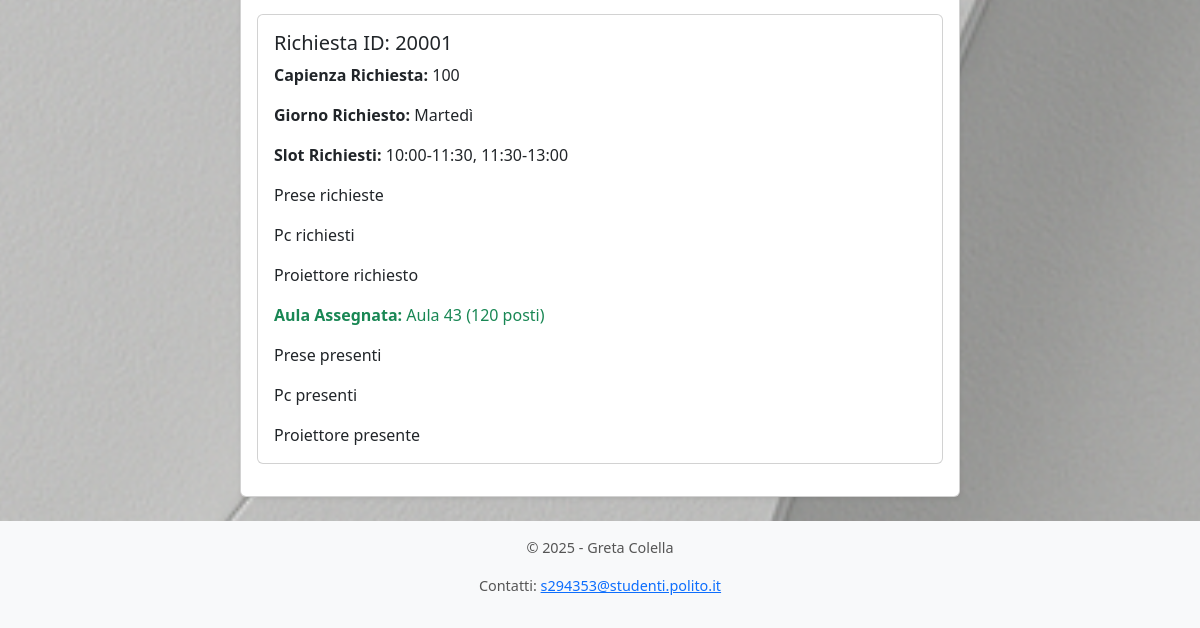
The app's page /myaccount (signed in, lower part), older data.
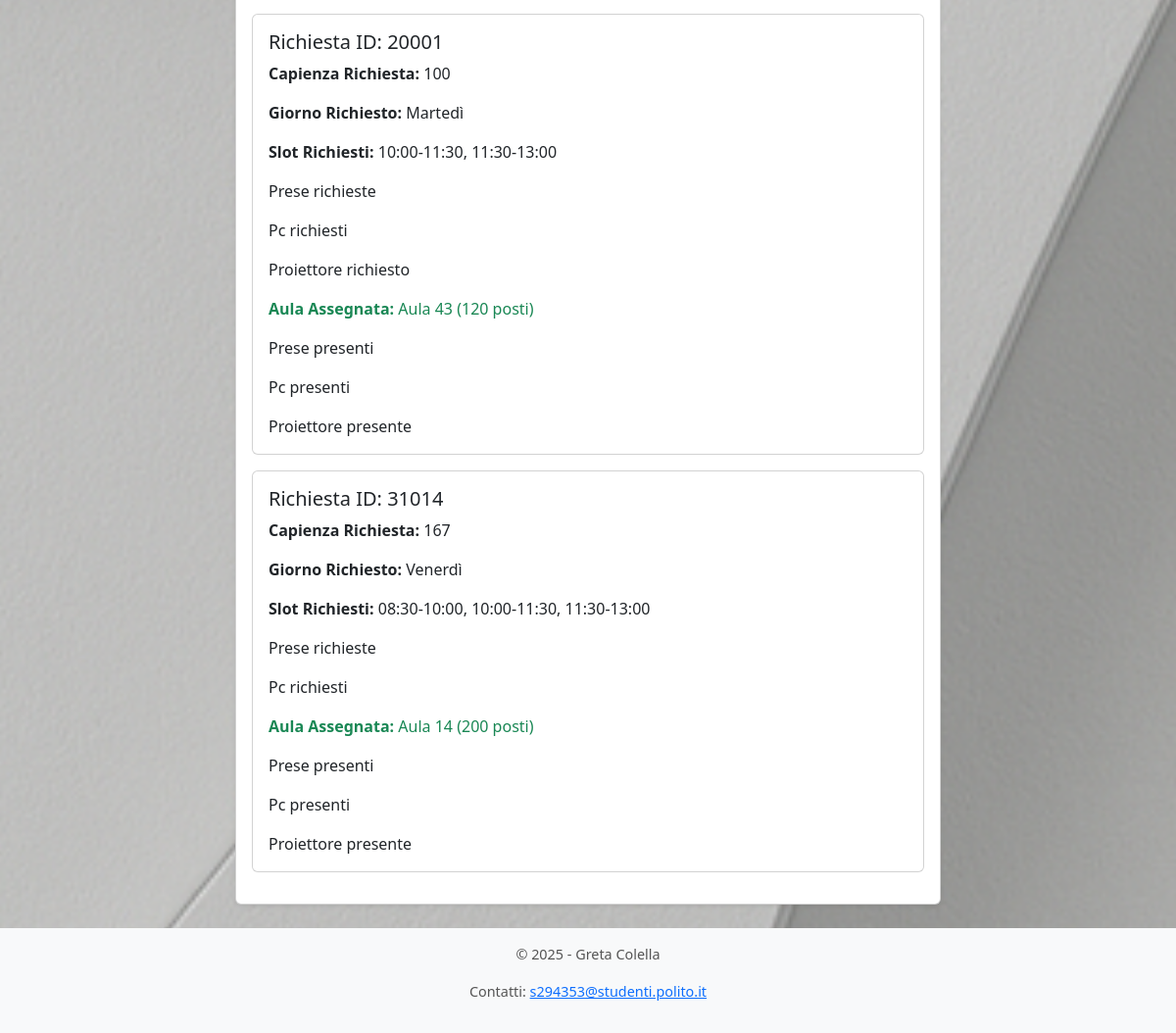
The same page, newer data.
### tables this page shows
CREATE TABLE richiesta (
    id INTEGER PRIMARY KEY AUTOINCREMENT,
    idProf INTEGER NOT NULL,
    capienza INTEGER NOT NULL,
    slots TEXT NOT NULL,
    giorno TEXT NOT NULL,
    prese INTEGER NOT NULL DEFAULT 0,
    pc INTEGER NOT NULL DEFAULT 0,
    proiettore INTEGER NOT NULL DEFAULT 0,
    FOREIGN KEY (idProf) REFERENCES "user"(id)
);

### app.py (the view)
@app.route('/myaccount')
@login_required
def myaccount():
    if current_user.id != 0:
        mie_richieste = richieste_dao.get_richieste_by_idProf(current_user.id)
        assegnazioni = assegnazione_dao.get_assegnazioni()
        richieste_con_dettagli = []
        for richiesta in mie_richieste:
            slot_ids = [int(s) for s in richiesta['slots'].split(',')]
            descrizione_slots = slot_dao.get_descrizione_slot_by_ids(slot_ids)
            aula_assegnata = next((a for a in assegnazioni if a['id_richiesta'] == richiesta['id']), None)
            aula_info = None
            if aula_assegnata:
                aula_info = aule_dao.get_aula_by_id(aula_assegnata['id_aula'])
            richieste_con_dettagli.append({
                'id': richiesta['id'],
                'capienza': richiesta['capienza'],
                'giorno': richiesta['giorno'],
                'slots': descrizione_slots,
                'prese': richiesta['prese'],
                'pc': richiesta['pc'],
                'proiettore': richiesta['proiettore'],
                'aula': aula_info['id'] if aula_info else None,
                'capienza_aula': aula_info['capienza'] if aula_info else None,
                'prese_aula': aula_info['prese'] if aula_info else None,
                'pc_aula': aula_info['pc'] if aula_info else None,
                'proiettore_aula': aula_info['proiettore'] if aula_info else None,
                })
        return render_template('myaccount.html', richieste=richieste_con_dettagli)
    else:
        flash("Accesso non consentito per l'amministratore.", "danger")
        return redirect(url_for('home'))

### app.py (called while the page is built)
@login_manager.user_loader
def load_user(user_id):
    db_user = users_dao.get_user_by_id(user_id)
    if db_user is not None:
        user = User(id=db_user['id'],  nome=db_user['nome'], cognome=db_user['cognome'], email=db_user['email'],	password=db_user['password'] )
    else:
        user = None
    return user

### assegnazione_dao.py (called while the page is built)
def get_assegnazioni():
    conn = sqlite3.connect('db/assegnaAule.db')
    conn.row_factory = sqlite3.Row
    cursor = conn.cursor()
    sql = 'SELECT * FROM assegnazione'
    cursor.execute(sql)
    assegnazioni = cursor.fetchall()
    cursor.close()
    conn.close()
    return assegnazioni

### aule_dao.py (called while the page is built)
def get_aula_by_id(id):
    conn = sqlite3.connect('db/assegnaAule.db')
    conn.row_factory = sqlite3.Row
    cursor = conn.cursor()
    sql = 'SELECT * FROM aula WHERE id = ? '
    cursor.execute(sql, (id,))
    aula = cursor.fetchone()
    cursor.close()
    conn.close()
    return aula

### richieste_dao.py (called while the page is built)
def get_richieste_by_idProf(idProf):
    conn = sqlite3.connect('db/assegnaAule.db')
    conn.row_factory = sqlite3.Row
    cursor = conn.cursor()
    sql = 'SELECT * FROM richiesta WHERE idProf = ?'
    cursor.execute(sql, (idProf,))
    richieste = cursor.fetchall()
    cursor.close()
    conn.close()
    return richieste

### slot_dao.py (called while the page is built)
def get_slot_by_id(slot_id):
    conn = sqlite3.connect('db/assegnaAule.db')
    conn.row_factory = sqlite3.Row
    cursor = conn.cursor()
    sql = 'SELECT * FROM slot WHERE id = ?'
    cursor.execute(sql, (slot_id,))
    slot = cursor.fetchone()
    cursor.close()
    conn.close()
    return slot

def get_descrizione_slot_by_ids(slot_ids):
    descrizioni = []
    for slot_id in slot_ids:
        slot = get_slot_by_id(slot_id)
        if slot:
            ora_inizio = slot['ora_inizio']
            ora_fine = slot['ora_fine']
            descrizioni.append(f" {ora_inizio}-{ora_fine}")
    return ", ".join(descrizioni)

### users_dao.py (called while the page is built)
def get_user_by_id(id):
    conn = sqlite3.connect('db/assegnaAule.db')
    conn.row_factory = sqlite3.Row
    cursor = conn.cursor()
    sql = 'SELECT * FROM user WHERE id = ?'
    cursor.execute(sql, (id,))
    user = cursor.fetchone()
    cursor.close()
    conn.close()
    return user

### templates/myAccount.html (shortened to what this page needs)
{% extends "base.html" %}
{% block content %}
<div class="container">
    <div class="row justify-content-center">
        <div class="col-md-8">
            <div class="card shadow-sm">
                <div class="card-body">
                    {% if richieste and richieste|length > 0 %}
                       {% for richiesta in richieste %}
                        <div class="card mb-3">
                            <div class="card-body">
                                <h5 class="card-title">Richiesta ID: {{ richiesta.id }}</h5>
                                <p class="card-text"><strong>Capienza Richiesta:</strong> {{ richiesta.capienza }}</p>
                                <p class="card-text"><strong>Giorno Richiesto:</strong> {{ richiesta.giorno }}</p>
                                <p class="card-text"><strong>Slot Richiesti:</strong> {{ richiesta.slots }}</p>
                                {%if richiesta.prese == 1%}
                                <p class="card-text">Prese richieste</p>
                                {% endif %}
                                {%if richiesta.pc == 1%}
                                <p class="card-text">Pc richiesti</p>
                                {% endif %}
                                {%if richiesta.proiettore == 1%}
                                <p class="card-text">Proiettore richiesto</p>
                                {% endif %}
                                {% if richiesta.aula %}
                                    <p class="card-text text-success"><strong>Aula Assegnata:</strong> Aula {{ richiesta.aula }} ({{ richiesta.capienza_aula }} posti)</p>
                                    {%if richiesta.prese_aula == 1%}
                                    <p class="card-text">Prese presenti</p>
                                    {% endif %}
                                    {%if richiesta.pc_aula == 1%}
                                    <p class="card-text">Pc presenti</p>
                                    {% endif %}
                                    {%if richiesta.proiettore_aula == 1%}
                                    <p class="card-text">Proiettore presente</p>
                                    {% endif %}
                                {% else %}
                                    <p class="card-text text-danger"><strong>Aula Assegnata:</strong> Non ancora assegnata</p>
                                {% endif %}
                            </div>
                        </div>
                        {% endfor %}
                    {% else %}
                        <p class="text-center">Non hai ancora effettuato richieste.</p>
                    {% endif %}
                </div>
            </div>
        </div>
    </div>
</div>
{% endblock %}

### templates/base.html (shortened to what this page needs)
<!DOCTYPE html>
<html lang="it">
<head>
    <link href="https://cdn.jsdelivr.net/npm/bootstrap@5.3.0-alpha1/dist/css/bootstrap.min.css" rel="stylesheet">
    <link rel="stylesheet" href="{{ url_for('static', filename='css/style.css') }}">
</head>
<body>
    <div class="wrapper">
        <main class="content container my-4">
            {% block content %}{% endblock %}
        </main>
        <footer class="custom-footer">
            <div class="container">
                <p>&copy; 2025 - Greta Colella</p>
                <p>Contatti: <a href="mailto:s294353@studenti.polito.it">s294353@studenti.polito.it</a></p>
            </div>
        </footer>
    </div>
</body>
</html>

### static/css/style.css (style rules this page uses)
.custom-footer { background-color: #f8f9fa; text-align: center; padding: 1rem 0; margin-top: auto; }
body { background-image: url("../sfondo.png"); background-size: cover; background-repeat: no-repeat; background-attachment: fixed; background-position: center; }
html, body { height: 100%; margin: 0; padding: 0; }
.wrapper { min-height: 100vh; display: flex; flex-direction: column; }
.content { flex: 1; }
.custom-footer { background-color: #f8f9fa; text-align: center; padding: 1rem 0; font-size: 0.9rem; color: #555; }

Row changes from the older to the newer data that the page shows:
added richiesta: id "31014", capienza "167", giorno "Venerdì", slots "08:30-10:00, 10:00-11:30, 11:30-13:00", prese "Prese richieste", pc "Pc richiesti", aula "14", capienza_aula "200"
